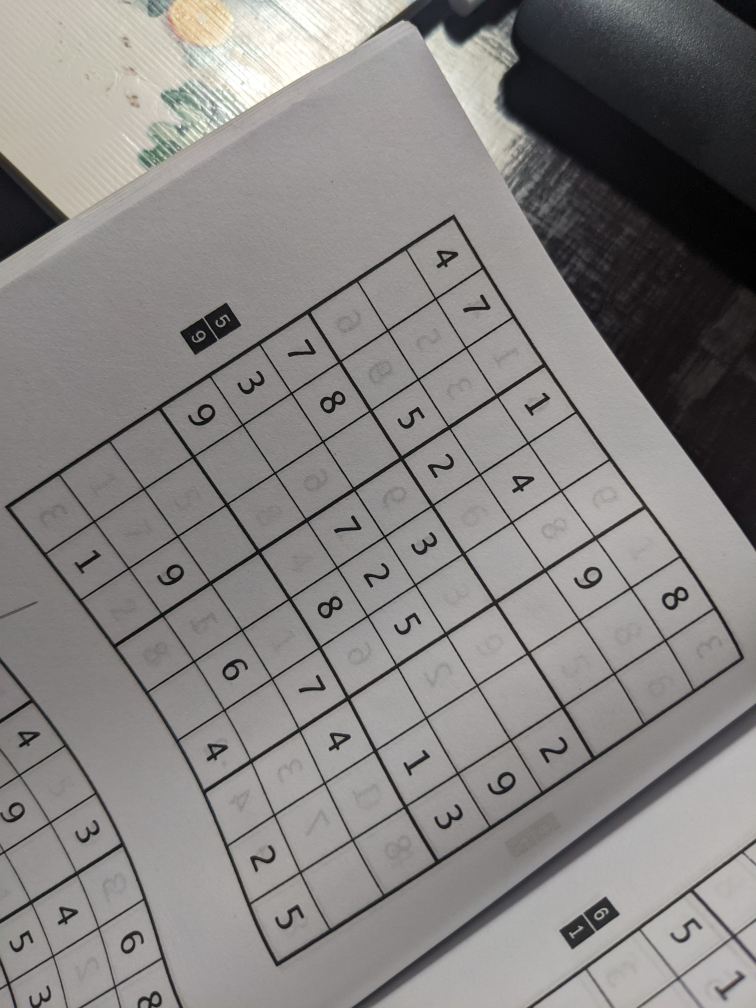
#> input picture images/sudoku.jpg, 3024 x 4032 px (shown at 1/4 size)
$ jupyter execute corners.ipynb
#> lines starting #> are read from the running program, lines starting #| are printed output that depends on the picture; after the words box and inside, x2 and y2 are one past the last pixel; in counts of white or black regions, pixels touching at a corner belong together
[cell 1]
import cv2 as cv
import numpy as np
import matplotlib.pyplot as plt

## Corner features

Một corner feature trong ảnh được định nghĩa tại vị trí pixel đó với cửa số ảnh nhìn là $W$, nếu $W$ dịch đi theo một vector $\overrightarrow{\Delta}$ độ dài rất nhỏ thì có thể ước lượng được $\overrightarrow{\Delta}$ dựa trên corner.

Dựa trên định nghĩa đó thì một corner feature trong ảnh sẽ có đặc điểm là vector đạo hàm theo hướng tại điểm đó đều có độ dài rất lớn. Nghĩa là hàm $$E(u,v) = \sum_{x,y}{\underbrace{w(x,y)}_{\text{hàm cửa sổ $W$}} \left[ I(x+u,y+v) - I(x,y) \right]^2}$$ có độ lớn cao với mọi hướng $(u,v)$.

Thực hiện xấp xỉ hàm $E(u,v)$ thành một hàm bậc hai, khi đó $E(u,v) \approx \begin{bmatrix} u & v \end{bmatrix} M \begin{bmatrix} u \\ v \end{bmatrix}$, với $M$ là ma trận $2 \times 2$. Để $E(u,v)$ có độ lớn với mọi hướng $(u,v)$ thì giá trị riêng của ma trận $M$ đều rất lớn. Dùng hàm $R$ để đánh giá độ lớn của giá trị riêng trong ma trận $M$: $$R = \mathrm{det}(M) - k\left( \mathrm{trace}(M) \right)^2$$
* $|R| \approx 0$ - các giá trị trong cửa sổ $W$ khá gần nhau (cả hai giá trị riêng xấp xỉ 0)
* $R < 0$ - cửa số $W$ chứa cạnh của ảnh (một trong hai giá trị riêng xấp xỉ 0, còn lại là rất lớn)
* $R \gg 0$ - cửa số $W$ có chứa corner feature (cả hai giá trị riêng đều rất lớn)

Cách đánh giá trị riêng trên được gọi là Harris. Ngoài ra, có một cách đánh giá khác $R=\min(\lambda_1, \lambda_2)$ được gọi là Shi-Tomasi.

#### Harris corner detector

Sử dụng hàm `cornerHarris`, với tham số truyền
* `src` - ảnh gray scale
* `blockSize` - kích thước cửa sổ $W$
* `ksize` - kích thước cửa sổ sobel cho việc tính đạo hàm
* `k` - tham số trong hàm đánh giá $R$ của thuật toán Harris

Hàm trả về ma trận vói các giá trị $R$ tính được từ thuật toán Harris có kích thước bằng với ảnh truyền vào.

[cell 2]
img = cv.imread("../images/sudoku.jpg") # đọc ảnh bảng sudoku
#> img is the input picture: shape (4032, 3024, 3); mean B, G, R 129.6, 131.1, 133.8

H,W = img.shape[:2]
#> H = 4032; W = 3024
img = cv.resize(img, (W//4, H//4))
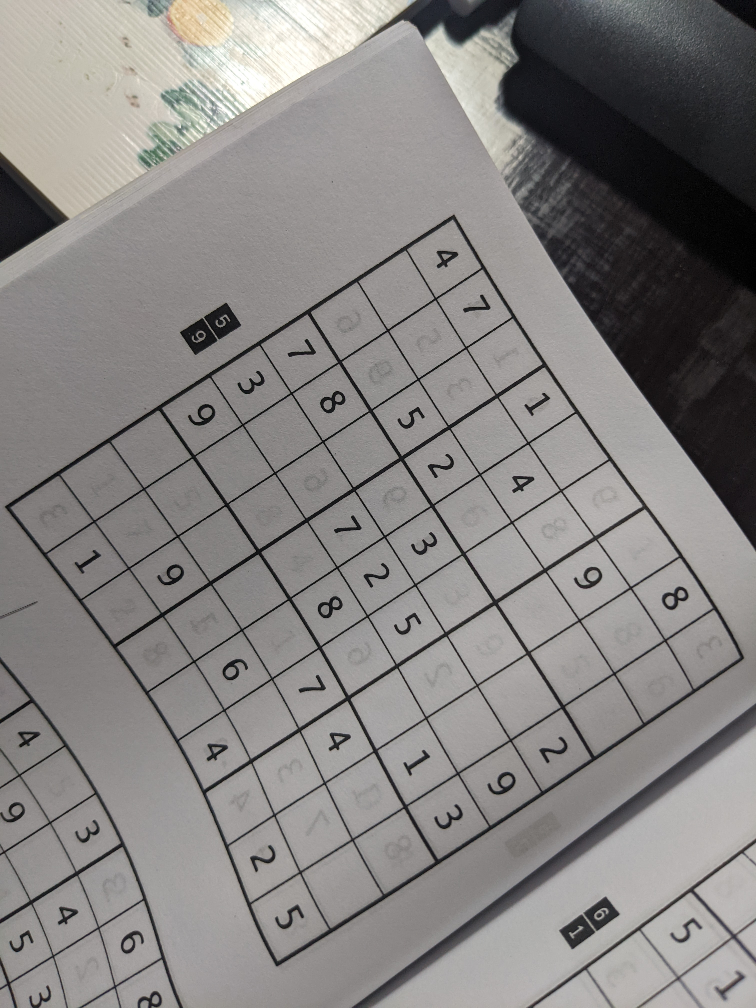
#> img: shape (1008, 756, 3); mean B, G, R 129.8, 131.3, 134

img_gray = cv.cvtColor(img, cv.COLOR_BGR2GRAY).astype(np.float32) # chuyển ảnh BGR sang gray scale
dst = cv.cornerHarris(img_gray, 17, 3, 0.04) # chạy thuật toán Harris
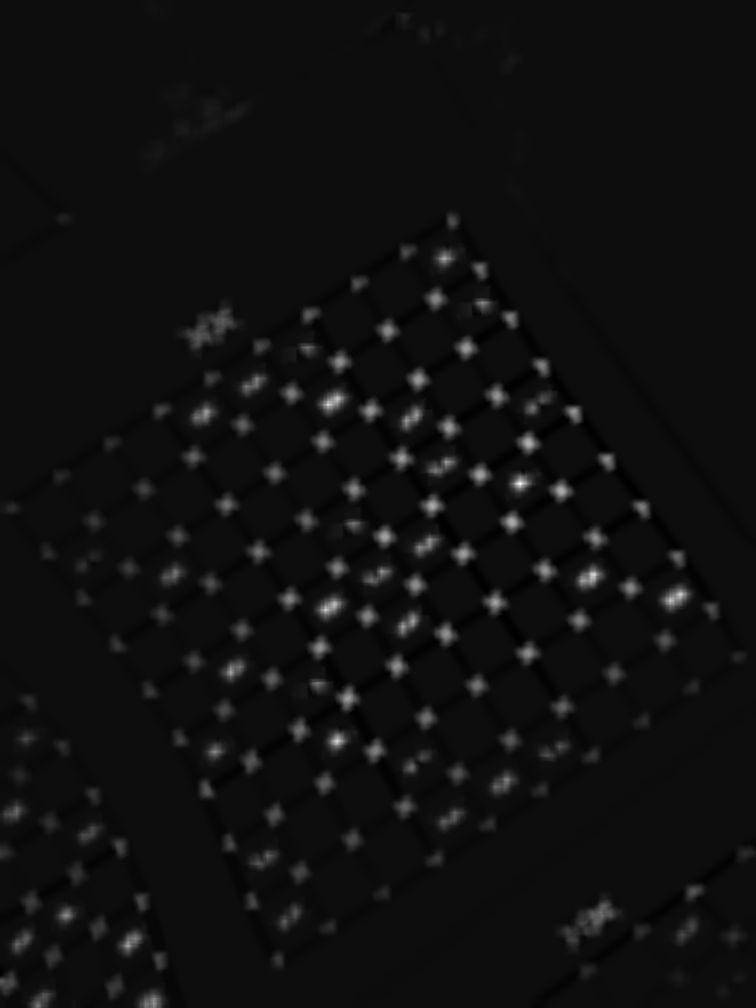
#> dst: shape (1008, 756) float32; min -468081.6, max 8594962, mean 112280.3; drawn with min black and max white
# dst = cv.dilate(dst,None)

print(dst.max())
#| 8594962.0

img_corners = img.copy()
img_corners[dst > 0.07 * dst.max()] = [0, 0, 255]
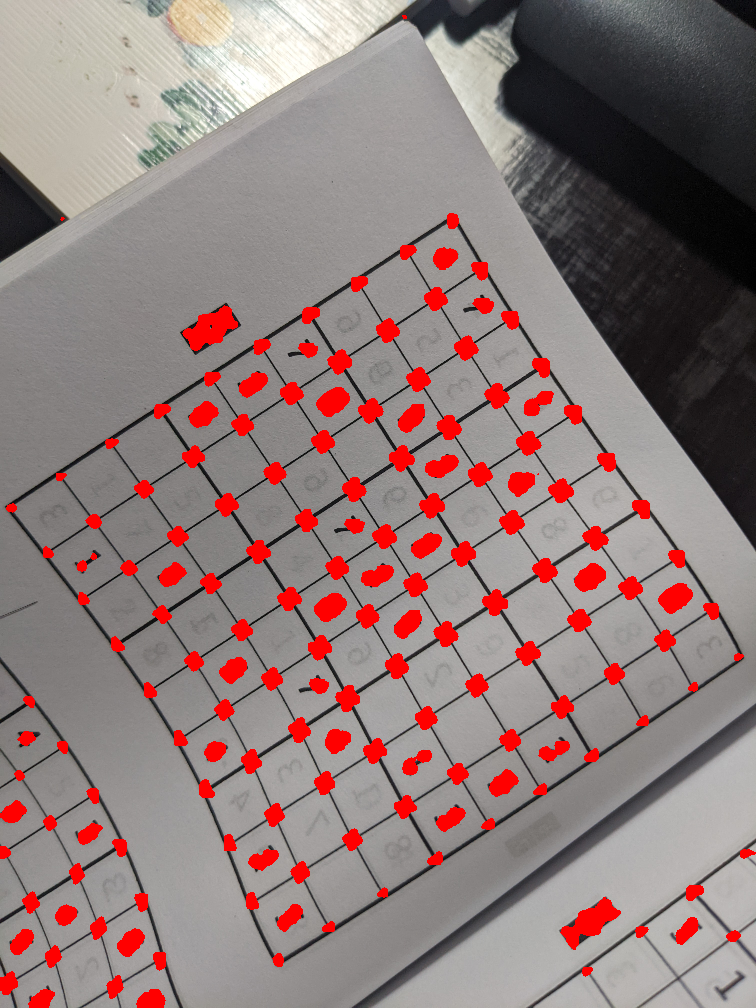
#> img_corners: shape (1008, 756, 3); 6.75% of pixels changed, all inside (x1, y1, x2, y2) = (0, 15, 756, 1008)

plt.rcParams['figure.dpi']=150
plt.imshow(cv.cvtColor(img_corners, cv.COLOR_BGR2RGB))

#### Shi-Tomasi cornder detector

Sử dụng hàm `goodFeaturesToTrack` để xác định các corner feature bằng Shi-Tomasi, với tham số truyền:
* `src` - ảnh grayscale
* `maxCorners` - số lượng góc tối đa muốn xác định, truyền vào `-1` nếu không giới hạn số lượng
* `qualityLevel` - tỉ lệ giá trị $R$ của các corner feature với $R_{max}$ (với các pixel có tỉ lệ $R$ với $R_{max}$ nhỏ hơn tham số truyền vào thì không coi đó là corner).
* `minDistance` - khoảng cách tối thiểu giữa các corner.

Trả về ma trận, trong đó mỗi hàng chứa một vector  chỉ tọa độ của corner trong ảnh.

[cell 3]
img = cv.imread("../images/sudoku.jpg") # đọc ảnh bảng sudoku

H,W = img.shape[:2]
img = cv.resize(img, (W//4, H//4))

img_gray = cv.cvtColor(img, cv.COLOR_BGR2GRAY).astype(np.float32) # chuyển ảnh BGR sang gray scale

corners = cv.goodFeaturesToTrack(img_gray,200,0.01,10)
#> corners = 200 rows, first 8: [371, 586], [525, 405], [522, 490], [395, 625], [575, 578], [419, 623], [436, 476], [381, 564]
img_corners = img.copy()

for row in corners:
    # duyện mọi hàng trong ma trận corners
    x, y = np.int32(row.ravel())
    cv.circle(img_corners, (x, y), 5, (0,0,255), -1) # vẽ hình tròn tại điểm corner bằng màu đỏ
#> this loop made 200 passes
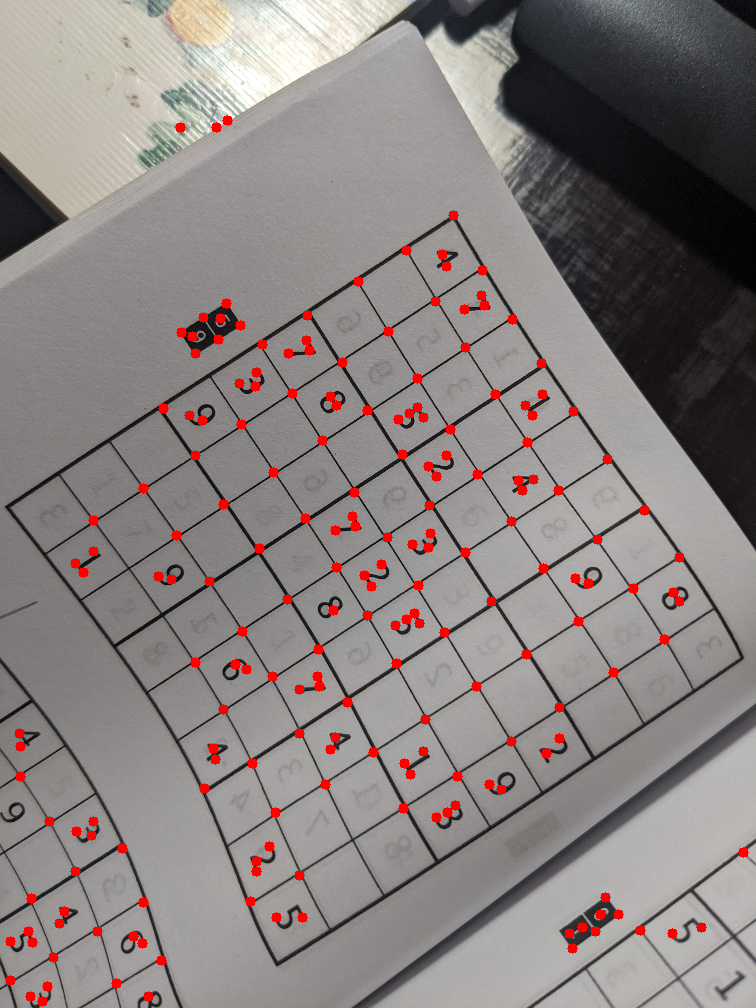
#> img_corners: shape (1008, 756, 3); 2.13% of pixels changed, all inside (x1, y1, x2, y2) = (5, 115, 749, 1007)


plt.rcParams['figure.dpi']=150
plt.imshow(cv.cvtColor(img_corners, cv.COLOR_BGR2RGB))

$ run again, with images/alley.jpg copied over images/sudoku.jpg
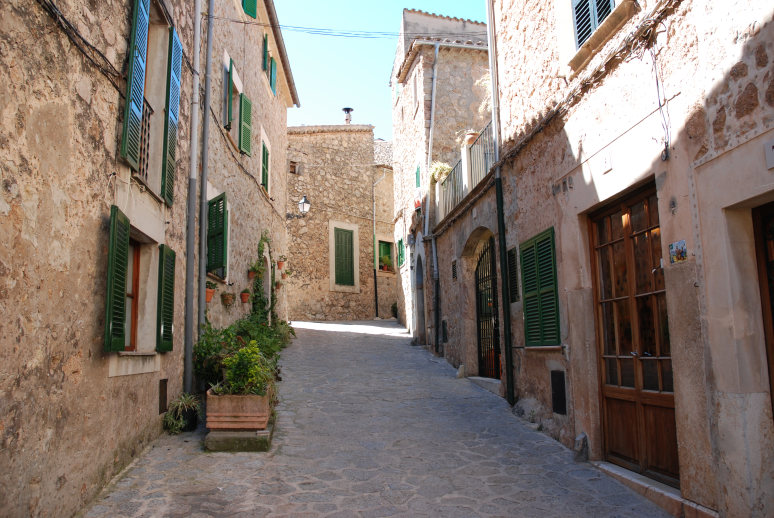
#> input picture images/alley.jpg, 774 x 518 px
#> img is the input picture: shape (518, 774, 3); mean B, G, R 112.7, 121.3, 133.9
#> img: shape (129, 193, 3)
#| 16470650.0
#> `img_corners[dst > 0.07 * dst.max()] = [0, 0, 255]`:
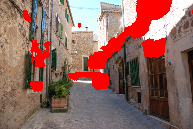
#> img_corners: shape (129, 193, 3); mean B, G, R 96.9, 104.4, 145.1
#> corners = 123 rows, first 8: [100, 80], [149, 48], [144, 2], [144, 12], [96, 61], [86, 27], [162, 10], [52, 48]
#> the loop `for row in corners:` made 123 passes
#> after the loop `for row in corners:`:
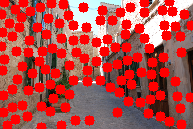
#> img_corners: shape (129, 193, 3); mean B, G, R 70.4, 74.7, 180.9
